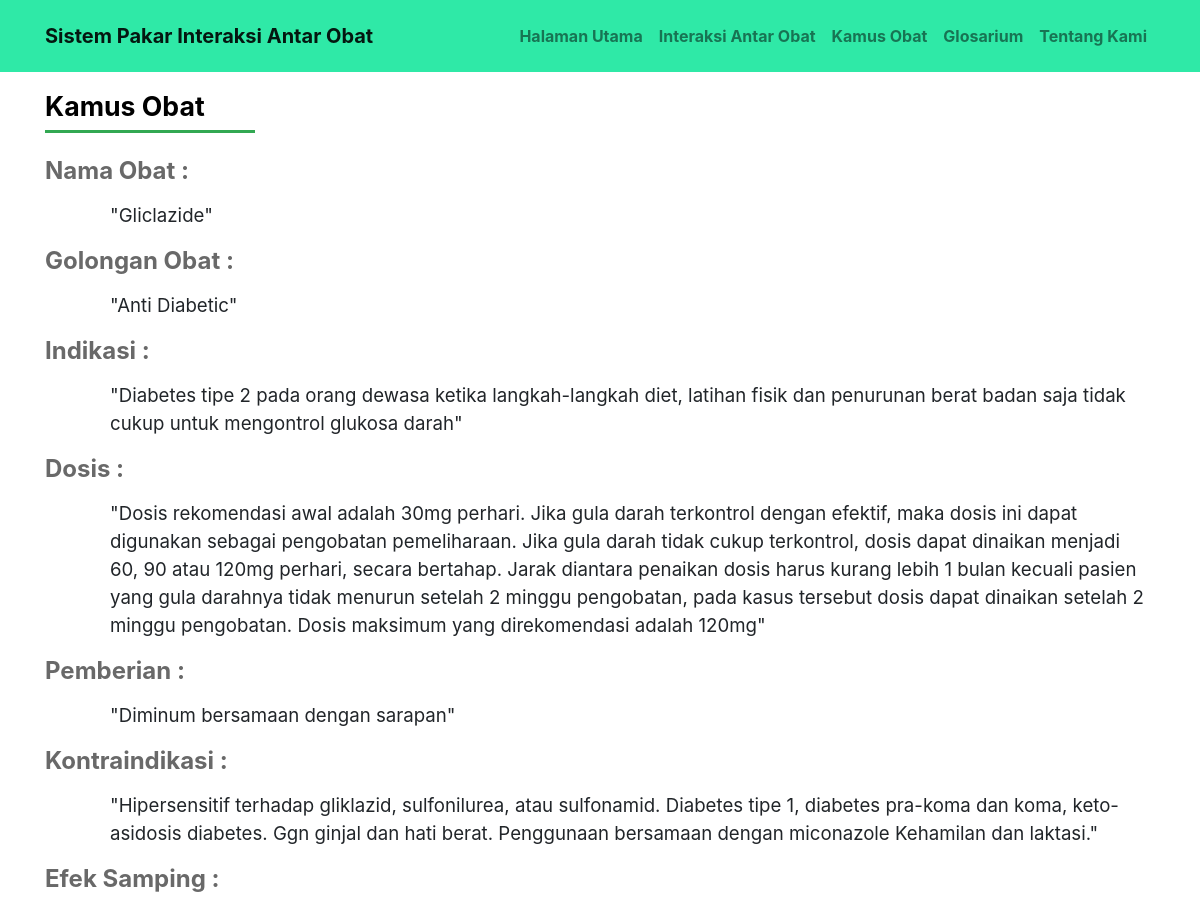
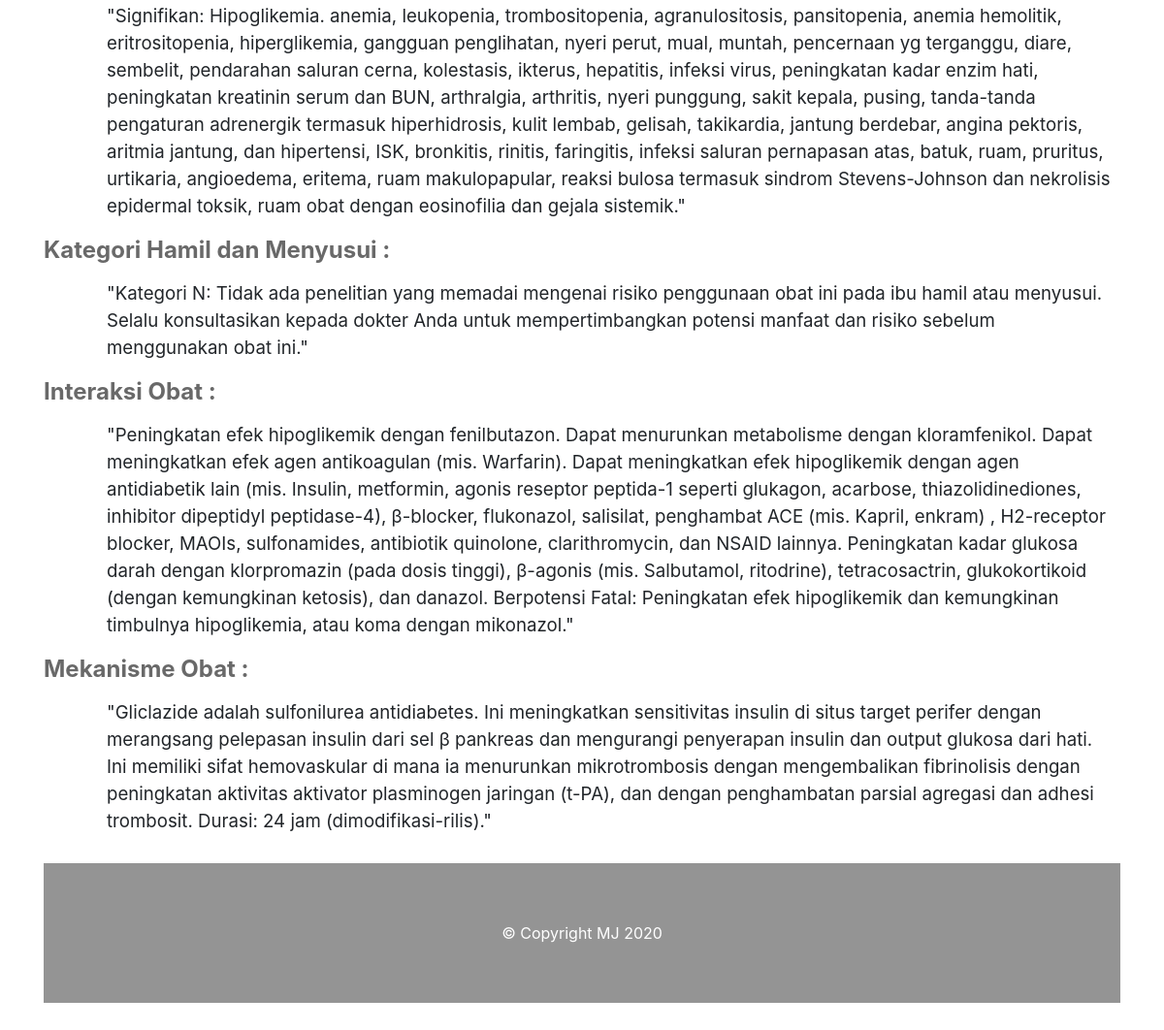
The page /detil.php on the database as committed earlier (2 pictures, top to bottom).
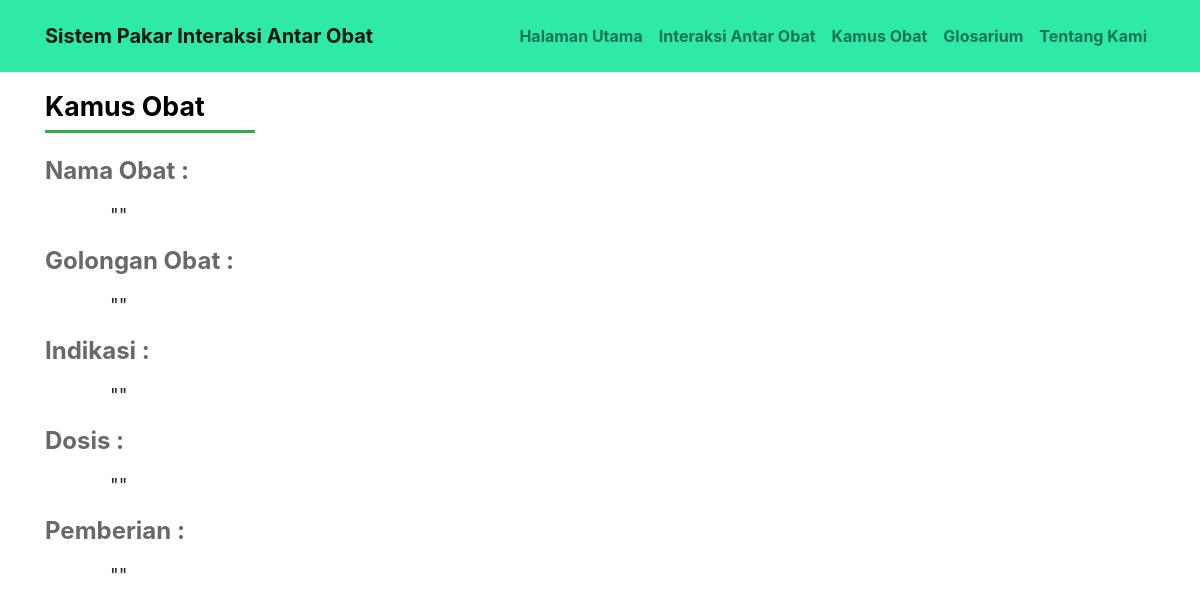
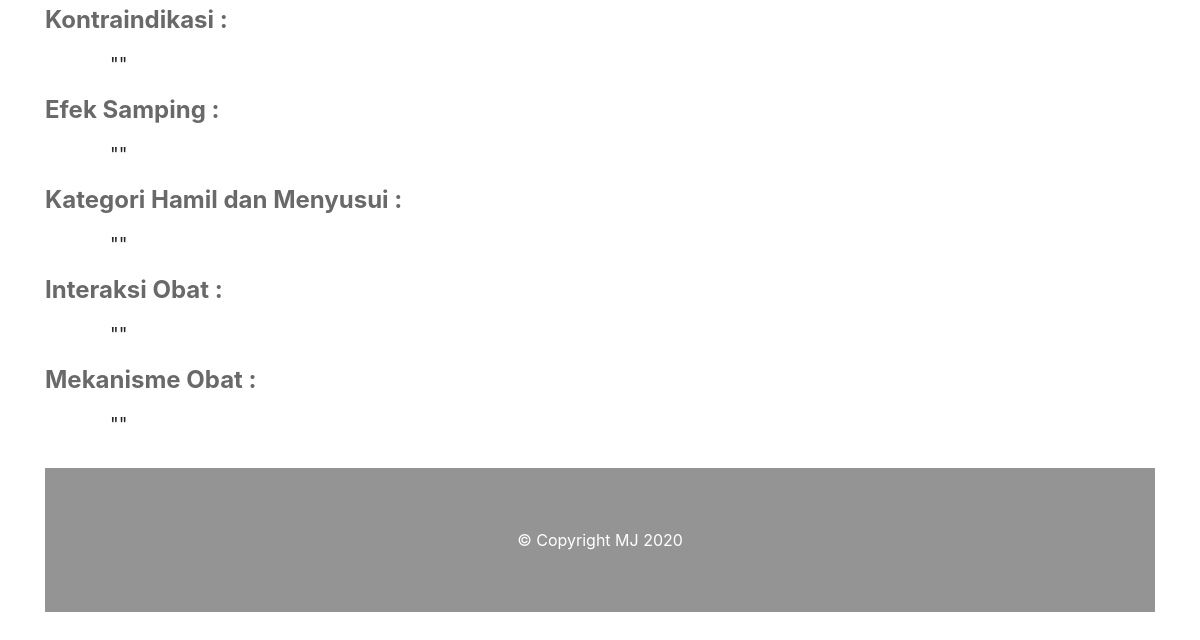
The same page on the database as committed later (2 pictures, top to bottom).
### tables this page shows
CREATE TABLE `obat` (
  `kode_obat` int(11) NOT NULL,
  `nama_obat` varchar(20) NOT NULL,
  `gol_obat` varchar(25) NOT NULL,
  `indikasi` text NOT NULL,
  `dosis` text NOT NULL,
  `pemberian` text NOT NULL,
  `kontraindikasi` text NOT NULL,
  `efeksamping` text NOT NULL,
  `hamilbusui` text NOT NULL,
  `interaksi_obat` text NOT NULL,
  `mekanisme_obat` text NOT NULL
);

### detil.php (the view)
<?php include_once "_part/header.php" ?>
	<?php
	include('./_part/koneksi.php');
  $kode_obat = $_GET['kode_obat'];
  $sql = "SELECT * FROM obat WHERE kode_obat = '$kode_obat'";
  $row = $koneksi->prepare($sql);
  $row->execute();
  $isi = $row->fetch(PDO::FETCH_OBJ);
	?>
  <div class="container">
    <div class="content">
      <a href="./kamus.php"><h1 style="color: black" class="judul">Kamus Obat</h1></a>
      <hr class="garis-judul"/>
    	<div class="form-group">
        <div class="detil">
        <label class="text1" for="nama_obat">Nama Obat :</label><br/>
        <label class="text2" type="text" class="" id="nama_obat" name="nama_obat">"<?php echo $isi->nama_obat; ?>"</label>
      </div>
      <div class="form-group">
        <div class="detil">
        <label class="text1" for="gol_obat">Golongan Obat :</label><br/>
        <label class="text2" type="text" class="" id="gol_obat" name="gol_obat">"<?php echo $isi->gol_obat; ?>"</label>
      </div>
      <div class="form-group">
        <div class="detil">
        <label class="text1" for="indikasi">Indikasi :</label><br/>
        <label class="text2" type="text" id="indikasi" name="indikasi">"<?php echo $isi->indikasi; ?>"</label>
      </div>
      <div class="form-group">
        <div class="detil">
        <label class="text1" for="dosis">Dosis :</label><br/>
        <label class="text2" type="text" id="dosis" name="dosis">"<?php echo $isi->dosis; ?>"</label>
      </div>
      <div class="form-group">
        <div class="detil">
        <label class="text1" for="pemberian">Pemberian :</label><br/>
        <label class="text2" type="text" id="pemberian" name="pemberian">"<?php echo $isi->pemberian; ?>"</label>
      </div>
      <div class="form-group">
        <div class="detil">
        <label class="text1" for="kontraindikasi">Kontraindikasi :</label><br/>
        <label class="text2" type="text" id="kontraindikasi" name="kontraindikasi">"<?php echo $isi->kontraindikasi; ?>"</label>
      </div>
      <div class="form-group">
        <div class="detil">
        <label class="text1" for="efeksamping">Efek Samping :</label><br/>
        <label class="text2" type="text" id="efeksamping" name="efeksamping">"<?php echo $isi->efeksamping; ?>"</label>
      </div>
      <div class="form-group">
        <div class="detil">
        <label class="text1" for="hamilbusui">Kategori Hamil dan Menyusui :</label><br/>
        <label class="text2" type="text" id="hamilbusui" name="hamilbusui">"<?php echo $isi->hamilbusui; ?>"</label>
      </div>
      <div class="form-group">
        <div class="detil">
        <label class="text1" for="interaksi_obat">Interaksi Obat :</label><br/>
        <label class="text2" type="text" id="interaksi_obat" name="interaksi_obat">"<?php echo $isi->interaksi_obat; ?>"</label>
      </div>
      <div class="form-group">
        <div class="detil">
        <label class="text1" for="mekanisme_obat">Mekanisme Obat :</label><br/>
        <label class="text2" type="text" id="mekanisme_obat" name="mekanisme_obat">"<?php echo $isi->mekanisme_obat; ?>"</label>
        </div>
      </div>
    </div>
  </div>
<?php include_once "_part/footer.php" ?>

### _part/header.php (shortened to what this page needs)
<!DOCTYPE html>
<html>
<head>
  <link rel="stylesheet" href="./assets/plugins/bootstrap/css/bootstrap.min.css">
  <link rel="stylesheet" href="./assets/plugins/bootstrap/css/dataTables.bootstrap4.min.css">
  <link rel="stylesheet" href="./assets/plugins/fontawesome/css/all.min.css">
  <link rel="stylesheet" href="./assets/css/style.css">
</head>
<body>
  <nav class="navbar navbar-expand-lg navbar-light fixed-top py-3" id="mainNav">
    <div class="container">
      <a class="navbar-brand js-scroll-trigger" href="http://localhost/jafar_obatku/">Sistem Pakar Interaksi Antar Obat</a>
      <div class="collapse navbar-collapse" id="navbarResponsive">
        <ul class="navbar-nav ml-auto my-2 my-lg-0">
          <li class="nav-item">
            <a class="nav-link js-scroll-trigger" href="./">Halaman Utama</a>
          </li>
          <li class="nav-item">
            <a class="nav-link js-scroll-trigger" href="./interaksi.php">Interaksi Antar Obat</a>
          </li>
          <li class="nav-item">
            <a class="nav-link js-scroll-trigger" href="./kamus.php">Kamus Obat</a>
          </li>
          <li class="nav-item">
            <a class="nav-link js-scroll-trigger" href="./glosarium.php">Glosarium</a>
          </li>
          <li class="nav-item">
            <a class="nav-link js-scroll-trigger" href="./tentang.php">Tentang Kami</a>
          </li>
        </ul>
      </div>
    </div>
  </nav>

### _part/footer.php (shortened to what this page needs)
  <div class="about">
    <div class="copyright">
      &copy; Copyright MJ 2020
    </div>
  </div>
</body>
</html>

### assets/css/style.css (style rules this page uses)
html { scroll-behavior: smooth; }
.navbar { background: rgba(192, 255, 192, 0.6); font-weight: bold; }
.content { padding: 30px 0; }
.content .judul { margin-top: 60px; font-size: 20pt; font-weight: bold; }
.content .garis-judul { width: 210px; padding-bottom: 20px; margin: 0; border-top: 3px solid #32a852; }
.detil .text1 { font-size: 24px; font-weight: bold; color: #696969; }
.detil .text2 { font-size: 14pt; margin-left: 60px; padding: 5px; background-size: 100%; }
.about { background: #949494; width: 100%; padding: 30px 0; }
.about .copyright { width: 100%; padding: 30px 0; text-align: center; background: #949494; color: #ffffff; }

Rows that differ between the two databases and show on the page:
removed obat: nama_obat "Gliclazide", gol_obat "Anti Diabetic", indikasi "Diabetes tipe 2 pada orang dewasa ketika langkah-langkah diet, latihan fisik dan penurunan berat badan saja tidak cukup untuk mengontrol glukosa darah", dosis "Dosis rekomendasi awal adalah 30mg perhari. Jika gula darah terkontrol dengan efektif, maka dosis ini dapat digunakan sebagai pengobatan pemeliharaan. Jika gula darah tidak cukup terkontrol, dosis dapat dinaikan menjadi 60, 90 atau 120mg perhari, secara bertahap. Jarak diantara penaikan dosis harus kurang lebih 1 bulan kecuali pasien yang gula darahnya tidak menurun setelah 2 minggu pengobatan, pada kasus tersebut dosis dapat dinaikan setelah 2 minggu pengobatan. Dosis maksimum yang direkomendasi adalah 120mg", pemberian "Diminum bersamaan dengan sarapan", kontraindikasi "Hipersensitif terhadap gliklazid, sulfonilurea, atau sulfonamid. Diabetes tipe 1, diabetes pra-koma dan koma, keto-asidosis diabetes. Ggn ginjal dan hati berat. Penggunaan bersamaan dengan miconazole Kehamilan dan laktasi.", efeksamping "Signifikan: Hipoglikemia. anemia, leukopenia, trombositopenia, agranulositosis, pansitopenia, anemia hemolitik, eritrositopenia, hiperglikemia, gangguan penglihatan, nyeri perut, mual, muntah, pencernaan yg terganggu, diare, sembelit, pendarahan saluran cerna, kolestasis, ikterus, hepatitis, infeksi virus, peningkatan kadar enzim hati, peningkatan kreatinin serum dan BUN, arthralgia, arthritis, nyeri punggung, sakit kepala, pusing, tanda-tanda pengaturan adrenergik termasuk hiperhidrosis, kulit lembab, gelisah, takikardia, jantung berdebar, angina pektoris, aritmia jantung, dan hipertensi, ISK, bronkitis, rinitis, faringitis, infeksi saluran pernapasan atas, batuk, ruam, pruritus,…", hamilbusui "Kategori N: Tidak ada penelitian yang memadai mengenai risiko penggunaan obat ini pada ibu hamil atau menyusui. Selalu konsultasikan kepada dokter Anda untuk mempertimbangkan potensi manfaat dan risiko sebelum menggunakan obat ini.", interaksi_obat "Peningkatan efek hipoglikemik dengan fenilbutazon. Dapat menurunkan metabolisme dengan kloramfenikol. Dapat meningkatkan efek agen antikoagulan (mis. Warfarin). Dapat meningkatkan efek hipoglikemik dengan agen antidiabetik lain (mis. Insulin, metformin, agonis reseptor peptida-1 seperti glukagon, acarbose, thiazolidinediones, inhibitor dipeptidyl peptidase-4), β-blocker, flukonazol, salisilat, penghambat ACE (mis. Kapril, enkram) , H2-receptor blocker, MAOIs, sulfonamides, antibiotik quinolone, clarithromycin, dan NSAID lainnya. Peningkatan kadar glukosa darah dengan klorpromazin (pada dosis tinggi), β-agonis (mis. Salbutamol, ritodrine), tetracosactrin, glukokortikoid (dengan kemungkinan…", mekanisme_obat "Gliclazide adalah sulfonilurea antidiabetes. Ini meningkatkan sensitivitas insulin di situs target perifer dengan merangsang pelepasan insulin dari sel β pankreas dan mengurangi penyerapan insulin dan output glukosa dari hati. Ini memiliki sifat hemovaskular di mana ia menurunkan mikrotrombosis dengan mengembalikan fibrinolisis dengan peningkatan aktivitas aktivator plasminogen jaringan (t-PA), dan dengan penghambatan parsial agregasi dan adhesi trombosit. Durasi: 24 jam (dimodifikasi-rilis)."
